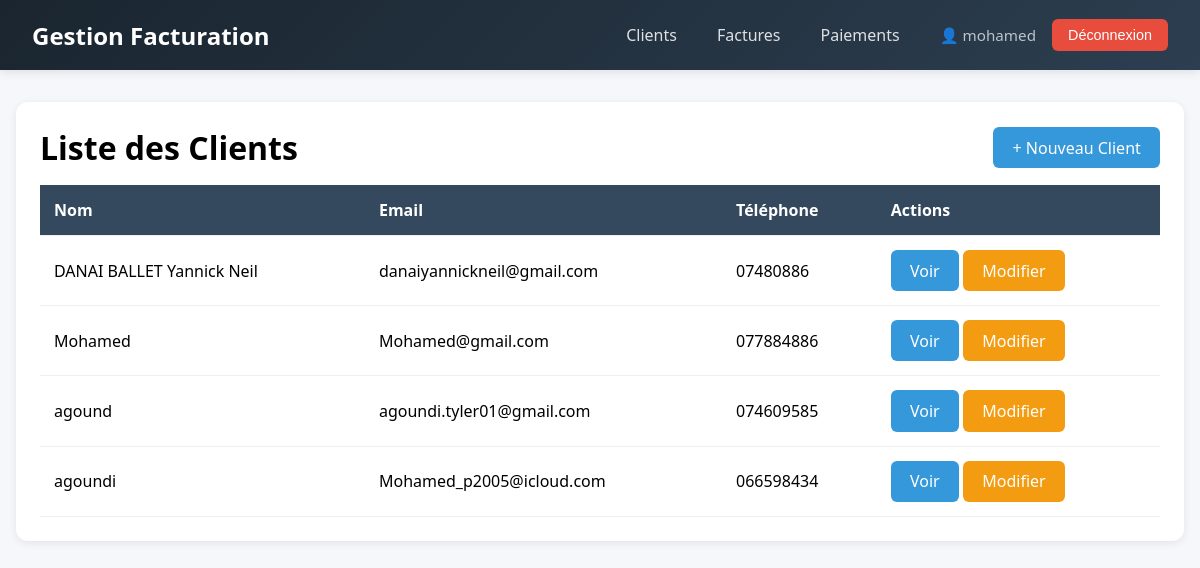
Screenshot of /clients/ (signed in) with the database file from the repository.
### clients/models.py (models this page shows, shortened)
class Client(models.Model):
    nom       = models.CharField(max_length=200)
    email     = models.EmailField(unique=True)
    telephone = models.CharField(max_length=20, blank=True)
    adresse   = models.TextField(blank=True)

### clients/views.py (the view)
# urls.py: path('',              views.client_list,   name='client_list'),
@login_required
def client_list(request):
    clients = Client.objects.all()
    return render(request, 'clients/client_list.html', {'clients': clients})

### templates/clients/client_list.html (shortened to what this page needs)
{% extends 'base.html' %}
{% block content %}
<div class="card">
    <div style="display: flex; justify-content: space-between; align-items: center; margin-bottom: 1rem;">
        <h1>Liste des Clients</h1>
        <a href="{% url 'client_create' %}" class="btn btn-primary">+ Nouveau Client</a>
    </div>
    <table>
        <thead>
            <tr>
                <th>Nom</th>
                <th>Email</th>
                <th>Téléphone</th>
                <th>Actions</th>
            </tr>
        </thead>
        <tbody>
            {% for client in clients %}
            <tr>
                <td>{{ client.nom }}</td>
                <td>{{ client.email }}</td>
                <td>{{ client.telephone|default:"-" }}</td>
                <td>
                    <a href="{% url 'client_detail' client.pk %}" class="btn btn-primary">Voir</a>
                    <a href="{% url 'client_edit' client.pk %}" class="btn btn-warning">Modifier</a>
                </td>
            </tr>
            {% empty %}
            <tr>
                <td colspan="4" style="text-align: center;">Aucun client trouvé.</td>
            </tr>
            {% endfor %}
        </tbody>
    </table>
</div>
{% endblock %}

### templates/base.html (shortened to what this page needs)
<!DOCTYPE html>
<html lang="fr">
<head>
</head>
<body>
    <nav class="navbar">
        <div class="brand">Gestion Facturation</div>
        <div class="nav-links">
            <a href="{% url 'client_list' %}">Clients</a>
            <a href="{% url 'facture_list' %}">Factures</a>
            <a href="{% url 'paiement_list' %}">Paiements</a>
            <div class="user-info">
                {% if user.is_authenticated %}
                    <span class="user-name">👤 {{ user.username }}</span>
                    <form method="post" action="{% url 'logout' %}" style="display:inline;">
                        <button type="submit" class="btn-logout">
                            Déconnexion
                        </button>
                    </form>
                {% else %}
                    <a href="{% url 'login' %}" class="btn-login">Connexion</a>
                {% endif %}
            </div>
        </div>
    </nav>
    <div class="container">
        {% block content %}{% endblock %}
    </div>
</body>
</html>

### templates/base.html (style rules this page uses)
* { margin: 0; padding: 0; box-sizing: border-box; }
body { font-family: 'Segoe UI', Arial, sans-serif; background: #f5f7fa; }
.navbar { background: linear-gradient(135deg, #1a252f 0%, #2c3e50 100%); padding: 1rem 2rem; display: flex; justify-content: space-between; align-items: center; box-shadow: 0 2px 10px rgba(0,0,0,0.1); }
.navbar .brand { font-size: 1.5rem; font-weight: bold; color: white; }
.navbar .nav-links { display: flex; align-items: center; gap: 0.5rem; }
.navbar a { color: rgba(255,255,255,0.85); text-decoration: none; padding: 0.5rem 1rem; border-radius: 6px; transition: all 0.3s ease; font-weight: 500; }
.user-info { display: flex; align-items: center; gap: 1rem; margin-left: 1rem; }
.user-name { color: #bdc3c7; font-size: 0.95rem; }
.btn-logout { background: #e74c3c; color: white; border: none; padding: 0.5rem 1rem; border-radius: 6px; cursor: pointer; font-size: 0.9rem; font-weight: 500; display: inline-flex; align-items: center; gap: 0.5rem; transition: all 0.3s ease; text-decoration: none; }
.container { max-width: 1200px; margin: 2rem auto; padding: 0 1rem; }
.card { background: white; border-radius: 12px; padding: 1.5rem; margin-bottom: 1.5rem; box-shadow: 0 2px 8px rgba(0,0,0,0.08); }
.btn { padding: 0.6rem 1.2rem; border: none; border-radius: 6px; cursor: pointer; text-decoration: none; display: inline-block; font-weight: 500; transition: all 0.3s ease; }
.btn-primary { background: #3498db; color: white; }
.btn-warning { background: #f39c12; color: white; }
table { width: 100%; border-collapse: collapse; }
th, td { padding: 14px; text-align: left; border-bottom: 1px solid #ecf0f1; }
th { background: #34495e; color: white; font-weight: 600; }

### rows the page displays
Client: nom "DANAI BALLET Yannick Neil", email "danaiyannickneil@gmail.com", telephone "07480886"
Client: nom "Mohamed", email "Mohamed@gmail.com", telephone "077884886"
Client: nom "agound", email "agoundi.tyler01@gmail.com", telephone "074609585"
Client: nom "agoundi", email "Mohamed_p2005@icloud.com", telephone "066598434"

### other values shown
{{ user.username }} "mohamed"
